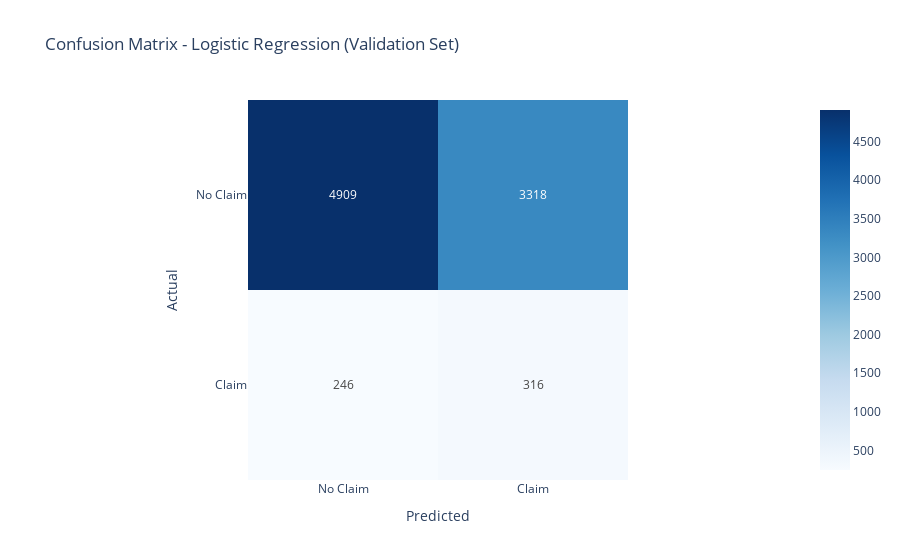
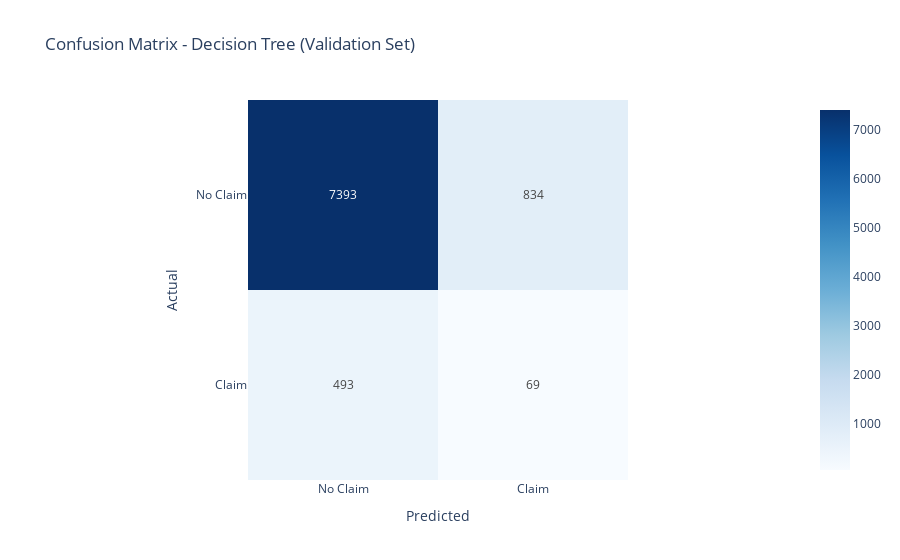

Source (notebook cell) for these figures, in order:
### Markdown cell above
### Now,

- Training the baseline models
    - Logistic Regression
    - Decision Tree

### Code cell
# Logistic Regression
log_reg = LogisticRegression( random_state=SEED)

# Decision Tree
dt = DecisionTreeClassifier( random_state=SEED)

# Evaluation Function
def train_evaluate_model(model_name, model):
    model.fit(x_train_res, y_train_res)
    y_val_pred = model.predict(x_val)
    y_val_prob = model.predict_proba(x_val)[:,1]

    print(f"\n{model_name} Evaluation on Validation Set:")
    print(f"Accuracy  : {accuracy_score(y_val, y_val_pred):.4f}")
    print(f"Precision : {precision_score(y_val, y_val_pred):.4f}")
    print(f"Recall    : {recall_score(y_val, y_val_pred):.4f}")
    print(f"F1-Score  : {f1_score(y_val, y_val_pred):.4f}")
    print(f"ROC-AUC   : {roc_auc_score(y_val, y_val_prob):.4f}")

    cm = confusion_matrix(y_val, y_val_pred)
    labels = ["No Claim", "Claim"]

    fig = px.imshow(
        cm,
        text_auto=True,        color_continuous_scale="Blues",
        x=labels,
        y=labels,
        title=f"Confusion Matrix - {model_name} (Validation Set)",
        labels=dict(x="Predicted", y="Actual")
    )
    fig.update_layout(xaxis_side="bottom")
    fig.show()

# Training and evaluating the model & displaying the results
train_evaluate_model("Logistic Regression",log_reg)
train_evaluate_model("Decision Tree", dt)

### Figure 1 — Plotly figure (JSON) as saved in the notebook; plotly's stock layout.template omitted (floating-point values rounded to 4 significant figures)
{"data": [{"coloraxis": "coloraxis", "hovertemplate": "Predicted: %{x}<br>Actual: %{y}<br>color: %{z}<extra></extra>", "name": "0", "texttemplate": "%{z}", "type": "heatmap", "x": ["No Claim", "Claim"], "xaxis": "x", "y": ["No Claim", "Claim"], "yaxis": "y", "z": [[4909, 3318], [246, 316]]}], "layout": {"coloraxis": {"colorscale": [[0, "rgb(247,251,255)"], [0.125, "rgb(222,235,247)"], [0.25, "rgb(198,219,239)"], [0.375, "rgb(158,202,225)"], [0.5, "rgb(107,174,214)"], [0.625, "rgb(66,146,198)"], [0.75, "rgb(33,113,181)"], [0.875, "rgb(8,81,156)"], [1, "rgb(8,48,107)"]]}, "title": {"text": "Confusion Matrix - Logistic Regression (Validation Set)"}, "xaxis": {"anchor": "y", "constrain": "domain", "domain": [0, 1], "scaleanchor": "y", "side": "bottom", "title": {"text": "Predicted"}}, "yaxis": {"anchor": "x", "autorange": "reversed", "constrain": "domain", "domain": [0, 1], "title": {"text": "Actual"}}}}

### Figure 2 — Plotly figure (JSON) as saved in the notebook; plotly's stock layout.template omitted (floating-point values rounded to 4 significant figures)
{"data": [{"coloraxis": "coloraxis", "hovertemplate": "Predicted: %{x}<br>Actual: %{y}<br>color: %{z}<extra></extra>", "name": "0", "texttemplate": "%{z}", "type": "heatmap", "x": ["No Claim", "Claim"], "xaxis": "x", "y": ["No Claim", "Claim"], "yaxis": "y", "z": [[7393, 834], [493, 69]]}], "layout": {"coloraxis": {"colorscale": [[0, "rgb(247,251,255)"], [0.125, "rgb(222,235,247)"], [0.25, "rgb(198,219,239)"], [0.375, "rgb(158,202,225)"], [0.5, "rgb(107,174,214)"], [0.625, "rgb(66,146,198)"], [0.75, "rgb(33,113,181)"], [0.875, "rgb(8,81,156)"], [1, "rgb(8,48,107)"]]}, "title": {"text": "Confusion Matrix - Decision Tree (Validation Set)"}, "xaxis": {"anchor": "y", "constrain": "domain", "domain": [0, 1], "scaleanchor": "y", "side": "bottom", "title": {"text": "Predicted"}}, "yaxis": {"anchor": "x", "autorange": "reversed", "constrain": "domain", "domain": [0, 1], "title": {"text": "Actual"}}}}
